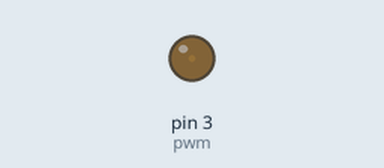
This sketch was run on a simulated Arduino Uno, built with avr-gcc and run on an emulated ATmega328P. Parts: output pins drawn as LEDs (lit = HIGH).

Above: at 0.05 s.
At 1.15 s:
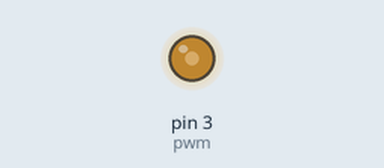
At 2.3 s:
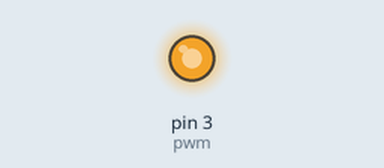
At 4.6 s:
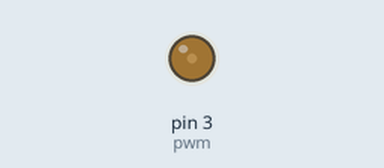
Timing chart, 0 to 6.7 s (numbered marks = the images above):
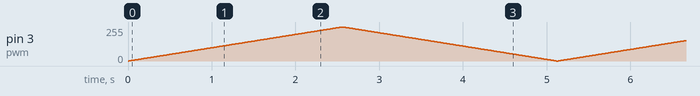

The sketch:

PWM_TEST.ino
```cpp
int pwm = 3, i;
void setup() {
  // put your setup code here, to run once:
  pinMode(pwm, OUTPUT);
}

void loop() {
  // put your main code here, to run repeatedly:
  for (i = 0; i <= 255; i++)
  {
    analogWrite(pwm, i);
    delay(10);
    if (i == 255)
    {
      for (i; i >= 0; i--)
      {
        analogWrite(pwm, i);
        delay(10);
      }
    }
  }
}
```
